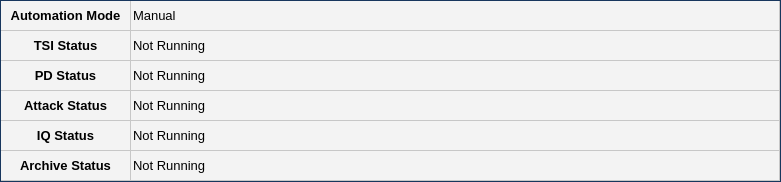
<?xml version="1.0" encoding="UTF-8"?>
<ui version="4.0">
 <class>Frame</class>
 <widget class="QFrame" name="Frame">
  <property name="geometry">
   <rect>
    <x>0</x>
    <y>0</y>
    <width>781</width>
    <height>182</height>
   </rect>
  </property>
  <property name="contextMenuPolicy">
   <enum>Qt::DefaultContextMenu</enum>
  </property>
  <property name="windowTitle">
   <string/>
  </property>
  <property name="styleSheet">
   <string notr="true">QFrame#Frame {
	border: 1px solid #17365D;
}</string>
  </property>
  <property name="frameShape">
   <enum>QFrame::NoFrame</enum>
  </property>
  <property name="frameShadow">
   <enum>QFrame::Plain</enum>
  </property>
  <property name="lineWidth">
   <number>1</number>
  </property>
  <widget class="QTableWidget" name="tableWidget_status_results">
   <property name="geometry">
    <rect>
     <x>130</x>
     <y>1</y>
     <width>650</width>
     <height>180</height>
    </rect>
   </property>
   <property name="palette">
    <palette>
     <active>
      <colorrole role="Light">
       <brush brushstyle="SolidPattern">
        <color alpha="255">
         <red>243</red>
         <green>243</green>
         <blue>243</blue>
        </color>
       </brush>
      </colorrole>
      <colorrole role="Base">
       <brush brushstyle="SolidPattern">
        <color alpha="255">
         <red>243</red>
         <green>243</green>
         <blue>243</blue>
        </color>
       </brush>
      </colorrole>
      <colorrole role="HighlightedText">
       <brush brushstyle="SolidPattern">
        <color alpha="255">
         <red>243</red>
         <green>243</green>
         <blue>243</blue>
        </color>
       </brush>
      </colorrole>
      <colorrole role="NoRole">
       <brush brushstyle="SolidPattern">
        <color alpha="255">
         <red>243</red>
         <green>243</green>
         <blue>243</blue>
        </color>
       </brush>
      </colorrole>
     </active>
     <inactive>
      <colorrole role="Light">
       <brush brushstyle="SolidPattern">
        <color alpha="255">
         <red>255</red>
         <green>255</green>
         <blue>255</blue>
        </color>
       </brush>
      </colorrole>
      <colorrole role="Base">
       <brush brushstyle="SolidPattern">
        <color alpha="255">
         <red>255</red>
         <green>255</green>
         <blue>255</blue>
        </color>
       </brush>
      </colorrole>
      <colorrole role="HighlightedText">
       <brush brushstyle="SolidPattern">
        <color alpha="255">
         <red>42</red>
         <green>42</green>
         <blue>42</blue>
        </color>
       </brush>
      </colorrole>
      <colorrole role="NoRole">
       <brush brushstyle="SolidPattern">
        <color alpha="255">
         <red>0</red>
         <green>0</green>
         <blue>0</blue>
        </color>
       </brush>
      </colorrole>
     </inactive>
     <disabled>
      <colorrole role="Light">
       <brush brushstyle="SolidPattern">
        <color alpha="255">
         <red>255</red>
         <green>255</green>
         <blue>255</blue>
        </color>
       </brush>
      </colorrole>
      <colorrole role="Base">
       <brush brushstyle="SolidPattern">
        <color alpha="255">
         <red>255</red>
         <green>255</green>
         <blue>255</blue>
        </color>
       </brush>
      </colorrole>
      <colorrole role="HighlightedText">
       <brush brushstyle="SolidPattern">
        <color alpha="255">
         <red>255</red>
         <green>255</green>
         <blue>255</blue>
        </color>
       </brush>
      </colorrole>
      <colorrole role="NoRole">
       <brush brushstyle="SolidPattern">
        <color alpha="255">
         <red>0</red>
         <green>0</green>
         <blue>0</blue>
        </color>
       </brush>
      </colorrole>
     </disabled>
    </palette>
   </property>
   <property name="font">
    <font>
     <pointsize>10</pointsize>
    </font>
   </property>
   <property name="frameShape">
    <enum>QFrame::NoFrame</enum>
   </property>
   <property name="frameShadow">
    <enum>QFrame::Raised</enum>
   </property>
   <property name="autoScroll">
    <bool>false</bool>
   </property>
   <property name="editTriggers">
    <set>QAbstractItemView::NoEditTriggers</set>
   </property>
   <property name="showDropIndicator" stdset="0">
    <bool>false</bool>
   </property>
   <property name="dragDropOverwriteMode">
    <bool>false</bool>
   </property>
   <property name="rowCount">
    <number>6</number>
   </property>
   <property name="columnCount">
    <number>1</number>
   </property>
   <attribute name="horizontalHeaderVisible">
    <bool>false</bool>
   </attribute>
   <attribute name="horizontalHeaderDefaultSectionSize">
    <number>550</number>
   </attribute>
   <attribute name="horizontalHeaderStretchLastSection">
    <bool>true</bool>
   </attribute>
   <attribute name="verticalHeaderVisible">
    <bool>false</bool>
   </attribute>
   <row/>
   <row/>
   <row/>
   <row/>
   <row/>
   <row/>
   <column/>
   <item row="0" column="0">
    <property name="text">
     <string>Manual</string>
    </property>
    <property name="font">
     <font>
      <pointsize>10</pointsize>
      <weight>50</weight>
      <bold>false</bold>
     </font>
    </property>
    <property name="background">
     <brush brushstyle="SolidPattern">
      <color alpha="255">
       <red>243</red>
       <green>243</green>
       <blue>243</blue>
      </color>
     </brush>
    </property>
    <property name="flags">
     <set>ItemIsEnabled</set>
    </property>
   </item>
   <item row="1" column="0">
    <property name="text">
     <string>Not Running</string>
    </property>
    <property name="font">
     <font>
      <pointsize>10</pointsize>
      <weight>50</weight>
      <bold>false</bold>
     </font>
    </property>
    <property name="background">
     <brush brushstyle="SolidPattern">
      <color alpha="255">
       <red>243</red>
       <green>243</green>
       <blue>243</blue>
      </color>
     </brush>
    </property>
    <property name="flags">
     <set>ItemIsEnabled</set>
    </property>
   </item>
   <item row="2" column="0">
    <property name="text">
     <string>Not Running</string>
    </property>
    <property name="font">
     <font>
      <pointsize>10</pointsize>
      <weight>50</weight>
      <bold>false</bold>
     </font>
    </property>
    <property name="background">
     <brush brushstyle="SolidPattern">
      <color alpha="255">
       <red>243</red>
       <green>243</green>
       <blue>243</blue>
      </color>
     </brush>
    </property>
    <property name="flags">
     <set>ItemIsEnabled</set>
    </property>
   </item>
   <item row="3" column="0">
    <property name="text">
     <string>Not Running</string>
    </property>
    <property name="font">
     <font>
      <pointsize>10</pointsize>
      <weight>50</weight>
      <bold>false</bold>
     </font>
    </property>
    <property name="background">
     <brush brushstyle="SolidPattern">
      <color alpha="255">
       <red>243</red>
       <green>243</green>
       <blue>243</blue>
      </color>
     </brush>
    </property>
    <property name="flags">
     <set>ItemIsEnabled</set>
    </property>
   </item>
   <item row="4" column="0">
    <property name="text">
     <string>Not Running</string>
    </property>
    <property name="font">
     <font>
      <pointsize>10</pointsize>
      <weight>50</weight>
      <bold>false</bold>
     </font>
    </property>
    <property name="background">
     <brush brushstyle="SolidPattern">
      <color alpha="255">
       <red>243</red>
       <green>243</green>
       <blue>243</blue>
      </color>
     </brush>
    </property>
    <property name="flags">
     <set>ItemIsEnabled</set>
    </property>
   </item>
   <item row="5" column="0">
    <property name="text">
     <string>Not Running</string>
    </property>
    <property name="font">
     <font>
      <pointsize>10</pointsize>
     </font>
    </property>
    <property name="background">
     <brush brushstyle="SolidPattern">
      <color alpha="255">
       <red>243</red>
       <green>243</green>
       <blue>243</blue>
      </color>
     </brush>
    </property>
   </item>
  </widget>
  <widget class="QTableWidget" name="tableWidget_status_headers">
   <property name="geometry">
    <rect>
     <x>1</x>
     <y>1</y>
     <width>130</width>
     <height>180</height>
    </rect>
   </property>
   <property name="font">
    <font>
     <pointsize>10</pointsize>
    </font>
   </property>
   <property name="styleSheet">
    <string notr="true"/>
   </property>
   <property name="frameShape">
    <enum>QFrame::NoFrame</enum>
   </property>
   <property name="frameShadow">
    <enum>QFrame::Raised</enum>
   </property>
   <property name="autoScroll">
    <bool>false</bool>
   </property>
   <property name="showDropIndicator" stdset="0">
    <bool>false</bool>
   </property>
   <property name="dragDropOverwriteMode">
    <bool>false</bool>
   </property>
   <property name="selectionBehavior">
    <enum>QAbstractItemView::SelectItems</enum>
   </property>
   <property name="rowCount">
    <number>6</number>
   </property>
   <property name="columnCount">
    <number>1</number>
   </property>
   <attribute name="horizontalHeaderVisible">
    <bool>false</bool>
   </attribute>
   <attribute name="horizontalHeaderDefaultSectionSize">
    <number>130</number>
   </attribute>
   <attribute name="verticalHeaderVisible">
    <bool>false</bool>
   </attribute>
   <row/>
   <row/>
   <row/>
   <row/>
   <row/>
   <row/>
   <column/>
   <item row="0" column="0">
    <property name="text">
     <string>Automation Mode</string>
    </property>
    <property name="font">
     <font>
      <pointsize>10</pointsize>
      <weight>75</weight>
      <bold>true</bold>
     </font>
    </property>
    <property name="textAlignment">
     <set>AlignHCenter|AlignVCenter|AlignCenter</set>
    </property>
    <property name="background">
     <brush brushstyle="SolidPattern">
      <color alpha="255">
       <red>243</red>
       <green>243</green>
       <blue>243</blue>
      </color>
     </brush>
    </property>
    <property name="flags">
     <set>ItemIsEnabled</set>
    </property>
   </item>
   <item row="1" column="0">
    <property name="text">
     <string>TSI Status</string>
    </property>
    <property name="font">
     <font>
      <pointsize>10</pointsize>
      <weight>75</weight>
      <bold>true</bold>
     </font>
    </property>
    <property name="textAlignment">
     <set>AlignHCenter|AlignVCenter|AlignCenter</set>
    </property>
    <property name="background">
     <brush brushstyle="SolidPattern">
      <color alpha="255">
       <red>243</red>
       <green>243</green>
       <blue>243</blue>
      </color>
     </brush>
    </property>
    <property name="flags">
     <set>ItemIsEnabled</set>
    </property>
   </item>
   <item row="2" column="0">
    <property name="text">
     <string>PD Status</string>
    </property>
    <property name="font">
     <font>
      <pointsize>10</pointsize>
      <weight>75</weight>
      <bold>true</bold>
     </font>
    </property>
    <property name="textAlignment">
     <set>AlignHCenter|AlignVCenter|AlignCenter</set>
    </property>
    <property name="background">
     <brush brushstyle="SolidPattern">
      <color alpha="255">
       <red>243</red>
       <green>243</green>
       <blue>243</blue>
      </color>
     </brush>
    </property>
    <property name="flags">
     <set>ItemIsEnabled</set>
    </property>
   </item>
   <item row="3" column="0">
    <property name="text">
     <string>Attack Status</string>
    </property>
    <property name="font">
     <font>
      <pointsize>10</pointsize>
      <weight>75</weight>
      <bold>true</bold>
     </font>
    </property>
    <property name="textAlignment">
     <set>AlignHCenter|AlignVCenter|AlignCenter</set>
    </property>
    <property name="background">
     <brush brushstyle="SolidPattern">
      <color alpha="255">
       <red>243</red>
       <green>243</green>
       <blue>243</blue>
      </color>
     </brush>
    </property>
    <property name="flags">
     <set>ItemIsEnabled</set>
    </property>
   </item>
   <item row="4" column="0">
    <property name="text">
     <string>IQ Status</string>
    </property>
    <property name="font">
     <font>
      <pointsize>10</pointsize>
      <weight>75</weight>
      <bold>true</bold>
     </font>
    </property>
    <property name="textAlignment">
     <set>AlignHCenter|AlignVCenter|AlignCenter</set>
    </property>
    <property name="background">
     <brush brushstyle="SolidPattern">
      <color alpha="255">
       <red>243</red>
       <green>243</green>
       <blue>243</blue>
      </color>
     </brush>
    </property>
    <property name="flags">
     <set>ItemIsEnabled</set>
    </property>
   </item>
   <item row="5" column="0">
    <property name="text">
     <string>Archive Status</string>
    </property>
    <property name="font">
     <font>
      <pointsize>10</pointsize>
      <weight>75</weight>
      <bold>true</bold>
     </font>
    </property>
    <property name="textAlignment">
     <set>AlignHCenter|AlignVCenter|AlignCenter</set>
    </property>
    <property name="background">
     <brush brushstyle="SolidPattern">
      <color alpha="255">
       <red>243</red>
       <green>243</green>
       <blue>243</blue>
      </color>
     </brush>
    </property>
   </item>
  </widget>
 </widget>
 <resources/>
 <connections/>
</ui>
